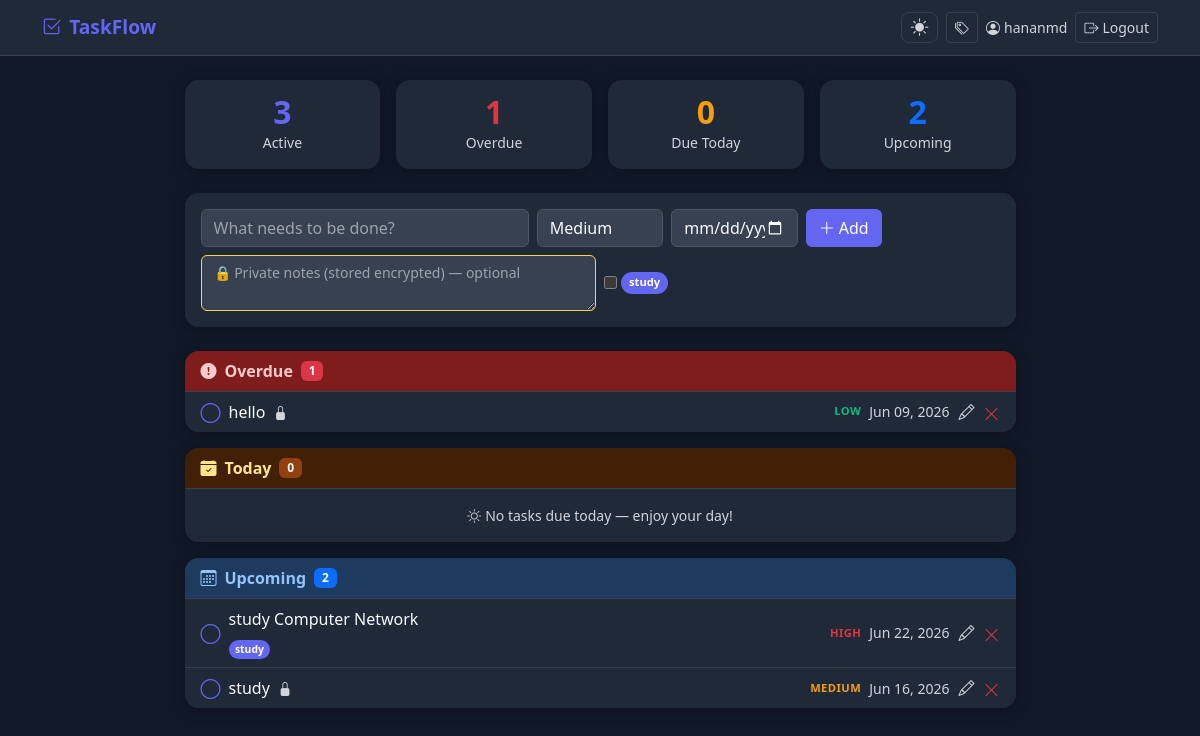
/ (signed in), run on the app's committed database.
### tables this page shows
CREATE TABLE users (
                id            INTEGER PRIMARY KEY AUTOINCREMENT,
                username      TEXT    UNIQUE NOT NULL,
                email         TEXT    UNIQUE NOT NULL,
                password_hash TEXT    NOT NULL,
                created_at    DATETIME DEFAULT CURRENT_TIMESTAMP
            , theme TEXT NOT NULL DEFAULT 'light');

CREATE TABLE categories (
                id          INTEGER PRIMARY KEY AUTOINCREMENT,
                user_id     INTEGER NOT NULL,
                name        TEXT    NOT NULL,
                color       TEXT    NOT NULL DEFAULT '#6366f1',
                created_at  DATETIME DEFAULT CURRENT_TIMESTAMP,
                FOREIGN KEY (user_id) REFERENCES users(id),
                UNIQUE(user_id, name)
            );

CREATE TABLE todos (
                id         INTEGER PRIMARY KEY AUTOINCREMENT,
                user_id    INTEGER NOT NULL,
                title      TEXT    NOT NULL,
                done       INTEGER NOT NULL DEFAULT 0,
                priority   TEXT    NOT NULL DEFAULT 'medium',
                due_date   TEXT,
                notes_enc  TEXT,
                created_at DATETIME DEFAULT CURRENT_TIMESTAMP,
                FOREIGN KEY (user_id) REFERENCES users(id)
            );

CREATE TABLE todo_categories (
                todo_id     INTEGER NOT NULL,
                category_id INTEGER NOT NULL,
                PRIMARY KEY (todo_id, category_id),
                FOREIGN KEY (todo_id) REFERENCES todos(id) ON DELETE CASCADE,
                FOREIGN KEY (category_id) REFERENCES categories(id) ON DELETE CASCADE
            );

### app.py (the view)
@app.route("/")
@login_required
def index():
    today = date.today().isoformat()
    with get_db() as conn:
        active = conn.execute(
            f"SELECT * FROM todos WHERE user_id=? AND done=0 ORDER BY {_PRIORITY_ORDER}, created_at",
            (current_user.id,),
        ).fetchall()
        completed = conn.execute(
            "SELECT * FROM todos WHERE user_id=? AND done=1 ORDER BY created_at DESC",
            (current_user.id,),
        ).fetchall()
        categories = conn.execute(
            "SELECT * FROM categories WHERE user_id=? ORDER BY name",
            (current_user.id,),
        ).fetchall()
        todo_cats = conn.execute("""
            SELECT tc.todo_id, c.id, c.name, c.color
            FROM todo_categories tc
            JOIN categories c ON c.id = tc.category_id
            WHERE c.user_id=?
        """, (current_user.id,)).fetchall()
    cat_map = {}
    for row in todo_cats:
        cat_map.setdefault(row["todo_id"], []).append({"id": row["id"], "name": row["name"], "color": row["color"]})
    def enrich(todos):
        return [{**dict(t), "categories": cat_map.get(t["id"], [])} for t in todos]
    overdue    = enrich([t for t in active if t["due_date"] and t["due_date"] < today])
    today_list = enrich([t for t in active if t["due_date"] == today])
    upcoming   = enrich([t for t in active if t["due_date"] and t["due_date"] > today])
    no_date    = enrich([t for t in active if not t["due_date"]])
    completed  = enrich(completed)
    active_count = len(overdue) + len(today_list) + len(upcoming) + len(no_date)
    return render_template(
        "index.html",
        overdue=overdue,
        today_list=today_list,
        upcoming=upcoming,
        no_date=no_date,
        completed=completed,
        active_count=active_count,
        today=today,
        categories=categories,
    )

### app.py (called while the page is built)
def get_db():
    conn = sqlite3.connect(DB)
    conn.row_factory = sqlite3.Row
    return conn

@login_manager.user_loader
def load_user(user_id):
    with get_db() as conn:
        row = conn.execute("SELECT * FROM users WHERE id=?", (user_id,)).fetchone()
    return User(row) if row else None

@app.template_filter("fmtdate")
def fmtdate(s):
    if not s:
        return ""
    try:
        return datetime.strptime(s, "%Y-%m-%d").strftime("%b %d, %Y")
    except ValueError:
        return s

@app.context_processor
def inject_theme():
    if current_user.is_authenticated:
        return dict(user_theme=current_user.theme)
    return dict(user_theme="light")

### templates/index.html (shortened to what this page needs)
{% extends "base.html" %}
{% block content %}
{% macro task_row(t) %}
<li class="list-group-item task-row d-flex align-items-center gap-2 py-2 px-3">
  <form action="{{ url_for('toggle', todo_id=t.id) }}" method="POST" class="mb-0 flex-shrink-0">
    <button type="submit" class="btn btn-link p-0 check-btn" title="Toggle done">
      <i class="bi {% if t.done %}bi-check-circle-fill{% else %}bi-circle{% endif %} fs-5"></i>
    </button>
  </form>
  <span class="flex-grow-1 min-w-0">
    <span class="{% if t.done %}task-done{% endif %} text-truncate d-block">
      {{ t.title }}
      {% if t.notes_enc %}
      <i class="bi bi-lock-fill ms-1 small text-muted" title="Has encrypted note"></i>
      {% endif %}
    </span>
    {% if t.categories %}
    <div class="mt-1">
      {% for cat in t.categories %}
      <span class="cat-badge cat-badge-sm" style="background:{{ cat.color }}">{{ cat.name }}</span>
      {% endfor %}
    </div>
    {% endif %}
  </span>
  <span class="p-{{ t.priority }} text-uppercase flex-shrink-0">{{ t.priority }}</span>
  {% if t.due_date %}
  <small class="text-secondary text-nowrap flex-shrink-0">{{ t.due_date | fmtdate }}</small>
  {% endif %}
  {% if not t.done %}
  <a href="{{ url_for('edit', todo_id=t.id) }}"
     class="btn btn-link p-0 edit-btn flex-shrink-0" title="Edit">
    <i class="bi bi-pencil fs-6"></i>
  </a>
  {% endif %}
  <form action="{{ url_for('delete', todo_id=t.id) }}" method="POST" class="mb-0 flex-shrink-0">
    <button type="submit" class="btn btn-link p-0 del-btn" title="Delete">
      <i class="bi bi-x-lg"></i>
    </button>
  </form>
</li>
{% endmacro %}
<div class="row justify-content-center">
  <div class="col-12 col-lg-9">
    <div class="row g-3 mb-4">
      <div class="col-6 col-md-3">
        <div class="app-card card text-center py-3 px-2">
          <div class="stat-val" style="color:var(--brand)">{{ active_count }}</div>
          <div class="small text-muted mt-1">Active</div>
        </div>
      </div>
      <div class="col-6 col-md-3">
        <div class="app-card card text-center py-3 px-2">
          <div class="stat-val text-danger">{{ overdue | length }}</div>
          <div class="small text-muted mt-1">Overdue</div>
        </div>
      </div>
      <div class="col-6 col-md-3">
        <div class="app-card card text-center py-3 px-2">
          <div class="stat-val" style="color:#f59e0b">{{ today_list | length }}</div>
          <div class="small text-muted mt-1">Due Today</div>
        </div>
      </div>
      <div class="col-6 col-md-3">
        <div class="app-card card text-center py-3 px-2">
          <div class="stat-val text-primary">{{ upcoming | length }}</div>
          <div class="small text-muted mt-1">Upcoming</div>
        </div>
      </div>
    </div>
    <div class="app-card card mb-4">
      <div class="card-body p-3">
        <form action="{{ url_for('add') }}" method="POST">
          <div class="row g-2 align-items-end mb-2">
            <div class="col-12 col-md-5">
              <input type="text" name="title" class="form-control"
                     placeholder="What needs to be done?" autofocus required />
            </div>
            <div class="col-6 col-md-2">
              <select name="priority" class="form-select" title="Priority">
                <option value="medium" selected>Medium</option>
              </select>
            </div>
            <div class="col-6 col-md-2">
              <input type="date" name="due_date" class="form-control" title="Due date" />
            </div>
            <div class="col-auto">
              <button type="submit" class="btn btn-brand w-100">
                <i class="bi bi-plus-lg me-1"></i>Add
              </button>
            </div>
          </div>
          <div class="row g-2 align-items-center">
            <div class="col-12 col-md-6">
              <textarea name="notes" class="form-control notes-input" rows="2"
                        placeholder="🔒 Private notes (stored encrypted) — optional"></textarea>
            </div>
            <div class="col-12 col-md-6">
              {% if categories %}
              <div class="d-flex flex-wrap gap-1">
                {% for cat in categories %}
                <label class="d-inline-flex align-items-center gap-1 small" style="cursor:pointer">
                  <input type="checkbox" name="category_ids" value="{{ cat.id }}"
                         style="accent-color:{{ cat.color }}" />
                  <span class="cat-badge" style="background:{{ cat.color }}">{{ cat.name }}</span>
                </label>
                {% endfor %}
              </div>
              {% endif %}
            </div>
          </div>
        </form>
      </div>
    </div>
    {% if overdue %}
    <div class="app-card card mb-3">
      <div class="card-header section-overdue fw-semibold py-2 px-3 d-flex align-items-center">
        <i class="bi bi-exclamation-circle-fill me-2"></i>Overdue
        <span class="badge bg-danger ms-2">{{ overdue | length }}</span>
      </div>
      <ul class="list-group list-group-flush">
        {% for t in overdue %}{{ task_row(t) }}{% endfor %}
      </ul>
    </div>
    {% endif %}
    <div class="app-card card mb-3">
      <div class="card-header section-today fw-semibold py-2 px-3 d-flex align-items-center">
        <i class="bi bi-calendar-check-fill me-2"></i>Today
        <span class="badge ms-2" style="background:#92400e">{{ today_list | length }}</span>
      </div>
      {% if today_list %}
      <ul class="list-group list-group-flush">
        {% for t in today_list %}{{ task_row(t) }}{% endfor %}
      </ul>
      {% else %}
      <div class="card-body text-center text-muted py-3 small">
        <i class="bi bi-sun me-1"></i>No tasks due today — enjoy your day!
      </div>
      {% endif %}
    </div>
    {% if upcoming %}
    <div class="app-card card mb-3">
      <div class="card-header section-upcoming fw-semibold py-2 px-3 d-flex align-items-center">
        <i class="bi bi-calendar3 me-2"></i>Upcoming
        <span class="badge bg-primary ms-2">{{ upcoming | length }}</span>
      </div>
      <ul class="list-group list-group-flush">
        {% for t in upcoming %}{{ task_row(t) }}{% endfor %}
      </ul>
    </div>
    {% endif %}
  </div>
</div>
{% endblock %}

### templates/base.html (shortened to what this page needs)
<!DOCTYPE html>
<html lang="en" data-theme="{{ user_theme }}" data-bs-theme="{{ user_theme }}">
<head>
  <link href="https://cdn.jsdelivr.net/npm/bootstrap@5.3.3/dist/css/bootstrap.min.css" rel="stylesheet" />
  <link href="https://cdn.jsdelivr.net/npm/bootstrap-icons@1.11.3/font/bootstrap-icons.min.css" rel="stylesheet" />
</head>
<body>
<nav class="navbar mb-4">
  <div class="container-lg">
    <a class="navbar-brand" href="{{ url_for('index') if current_user.is_authenticated else url_for('login') }}">
      <i class="bi bi-check2-square me-2"></i>TaskFlow
    </a>
    {% if current_user.is_authenticated %}
    <div class="d-flex align-items-center gap-2">
      <button id="themeBtn" class="theme-btn" title="Toggle theme">
        <i class="bi {% if user_theme == 'dark' %}bi-sun-fill{% else %}bi-moon-fill{% endif %}"></i>
      </button>
      <a href="{{ url_for('categories') }}" class="btn btn-sm btn-outline-secondary" title="Manage categories">
        <i class="bi bi-tags"></i>
      </a>
      <span class="text-secondary small d-none d-sm-inline">
        <i class="bi bi-person-circle me-1"></i>{{ current_user.username }}
      </span>
      <a href="{{ url_for('logout') }}" class="btn btn-sm btn-outline-secondary">
        <i class="bi bi-box-arrow-right me-1"></i>Logout
      </a>
    </div>
    {% endif %}
  </div>
</nav>
<div class="container-lg pb-5">
  {% block content %}{% endblock %}
</div>
</body>
</html>

### templates/base.html (style rules this page uses)
:root { --brand: #6366f1; --brand-dark: #4f46e5; --bg-primary: #f0f2f5; --bg-secondary: #ffffff; --bg-tertiary: #f8f9fb; --text-primary: #111827; --text-secondary: #6b7280; --text-muted: #9ca3af; --border-color: #e5e7eb; --shadow: rgba(0,0,0,.07); --stat-bg: #ffffff; --card-bg: #ffffff; --section-overdue-bg: #fee2e2; --section-overdue-text: #991b1b; --section-today-bg: #fef3c7; --section-today-text: #92400e; --section-upcoming-bg: #dbeafe; --section-upcoming-text: #1e40af; --section-nodate-bg: #f3f4f6; --section-nodate-text: #374151; --section-done-bg: #f0fdf4; --section-done-text: #166534; --notes-bg: #fffbeb; --notes-border: #fcd34d; --notes-focus-bg: #fffdf0; --input-bg: #ffffff; --input-border: #d1d5db; --nav-bg: #ffffff; --nav-border: #e5e7eb; }
[data-theme="dark"] { --bg-primary: #111827; --bg-secondary: #1f2937; --bg-tertiary: #374151; --text-primary: #f9fafb; --text-secondary: #d1d5db; --text-muted: #9ca3af; --border-color: #374151; --shadow: rgba(0,0,0,.3); --stat-bg: #1f2937; --card-bg: #1f2937; --section-overdue-bg: #7f1d1d; --section-overdue-text: #fecaca; --section-today-bg: #422006; --section-today-text: #fde68a; --section-upcoming-bg: #1e3a5f; --section-upcoming-text: #93c5fd; --section-nodate-bg: #374151; --section-nodate-text: #d1d5db; --section-done-bg: #14532d; --section-done-text: #86efac; --notes-bg: #374151; --notes-border: #fcd34d; --notes-focus-bg: #422006; --input-bg: #374151; --input-border: #4b5563; --nav-bg: #1f2937; --nav-border: #374151; }
body { background: var(--bg-primary); min-height: 100vh; color: var(--text-primary); transition: background .2s, color .2s; }
.card, .card-body { background: var(--card-bg); color: var(--text-primary); }
.card-header { background: var(--bg-tertiary); color: var(--text-primary); border-bottom: 1px solid var(--border-color); }
.list-group-item { background: var(--bg-secondary); color: var(--text-primary); border-color: var(--border-color); }
.list-group { background: transparent; }
.text-muted, .text-secondary { color: var(--text-secondary) !important; }
.navbar { background: var(--nav-bg) !important; border-bottom: 1px solid var(--nav-border); }
.navbar-brand { color: var(--brand) !important; font-weight: 700; font-size: 1.2rem; }
.btn-brand { background: var(--brand); border-color: var(--brand); color: #fff; }
.btn-outline-secondary { color: var(--text-secondary); border-color: var(--border-color); }
.theme-btn { background: none; border: 1px solid var(--border-color); color: var(--text-secondary); cursor: pointer; font-size: 1.1rem; line-height: 1; padding: .35rem .55rem; border-radius: 8px; transition: background .15s; }
.form-control, .form-select { background: var(--input-bg); border-color: var(--input-border); color: var(--text-primary); }
.form-control::placeholder { color: var(--text-muted); }
.app-card { border-radius: 14px; overflow: hidden; box-shadow: 0 2px 14px var(--shadow); border: none; background: var(--card-bg); }
.stat-val { font-size: 2rem; font-weight: 700; line-height: 1; }
.task-row { transition: background .12s; }
.check-btn { color: var(--brand); line-height: 1; background: none; border: none; cursor: pointer; }
.del-btn { color: #dc3545; line-height: 1; background: none; border: none; cursor: pointer; }
.edit-btn { color: var(--text-secondary); line-height: 1; }
.p-high { color: #dc3545; font-size: .7rem; font-weight: 700; letter-spacing: .04em; }
.p-medium { color: #f59e0b; font-size: .7rem; font-weight: 700; letter-spacing: .04em; }
.p-low { color: #10b981; font-size: .7rem; font-weight: 700; letter-spacing: .04em; }
.notes-input { background: var(--notes-bg); border-color: var(--notes-border); font-size: .875rem; color: var(--text-primary); }
.section-overdue { background: var(--section-overdue-bg); color: var(--section-overdue-text); padding: .5rem 1rem; border-radius: 8px; font-weight: 600; }
.section-today { background: var(--section-today-bg); color: var(--section-today-text); padding: .5rem 1rem; border-radius: 8px; font-weight: 600; }
.section-upcoming { background: var(--section-upcoming-bg); color: var(--section-upcoming-text); padding: .5rem 1rem; border-radius: 8px; font-weight: 600; }
.cat-badge { display: inline-block; padding: .15rem .5rem; border-radius: 999px; font-size: .7rem; font-weight: 600; color: #fff; margin-right: .25rem; white-space: nowrap; }
.cat-badge-sm { font-size: .65rem; padding: .1rem .4rem; }

### data on the page
users: username "hananmd"
categories: name "study"
todos: done 0 (drawn), title "hello", priority "LOW", due_date|fmtdate "Jun 09, 2026"
todos: done 0 (drawn), title "study Computer Network", priority "HIGH", due_date|fmtdate "Jun 22, 2026"
todo_categories: name "study"
todos: done 0 (drawn), title "study", priority "MEDIUM", due_date|fmtdate "Jun 16, 2026"

### other printed values
{{ active_count }} "3"
{{ overdue | length }} "1"
{{ today_list | length }} "0"
{{ upcoming | length }} "2"
